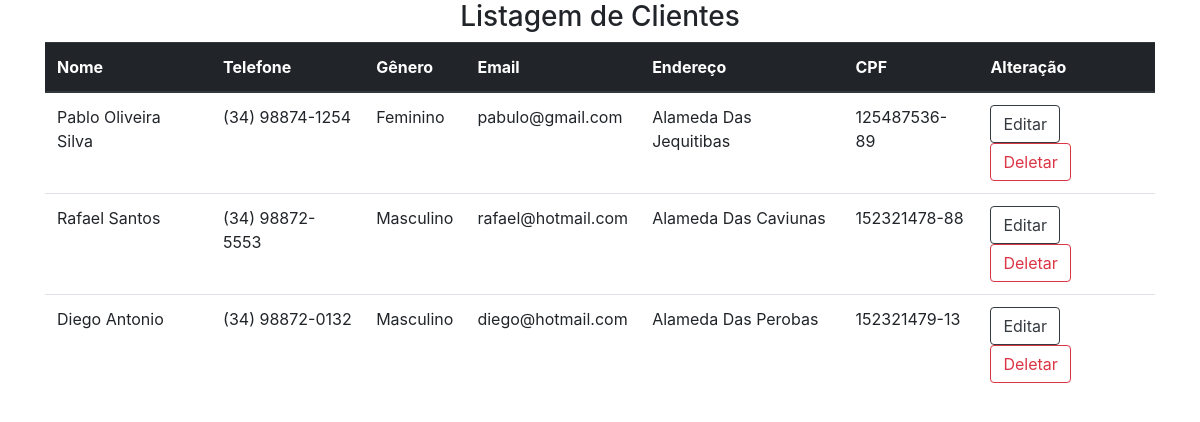
The page /listarCliente.php on the database its author committed.
### tables this page shows
CREATE TABLE IF NOT EXISTS `cliente` (
  `idCliente` int(11) NOT NULL AUTO_INCREMENT,
  `nomeCliente` varchar(70) NOT NULL,
  `telCliente` varchar(25) NOT NULL,
  `genCliente` varchar(25) NOT NULL,
  `emailCliente` varchar(75) NOT NULL,
  `endCliente` varchar(75) NOT NULL,
  `cpfCliente` varchar(15) NOT NULL,
  PRIMARY KEY (`idCliente`)
);

### listarCliente.php (the view, shortened to what this page needs)
<!DOCTYPE html>
<html lang="pt-br">
<head>
    <link rel="stylesheet" href="https://stackpath.bootstrapcdn.com/bootstrap/4.1.3/css/bootstrap.min.css">
    <link rel="stylesheet" href="css/style.css">
</head>
<body>
    <div class="container">
        <h3 style="text-align:center;">Listagem de Clientes</h3>
        <table class="table">
            <thead class="thead-dark">
                <tr>
                    <th scope="col">Nome</th>
                    <th scope="col">Telefone</th>
                    <th scope="col">Gênero</th>
                    <th scope="col">Email</th>
                    <th scope="col">Endereço</th>
                    <th scope="col">CPF</th>
                    <th scope="col">Alteração</th>
                </tr>
            </thead>
            <?php
            include 'conexao.php';
            $sql = "SELECT * FROM `cliente`";
            $buscar = mysqli_query($conexao, $sql);
            while ($array = mysqli_fetch_array($buscar)) {
                $idCliente      = $array["idCliente"];
                $nomeCliente    = $array["nomeCliente"];
                $telCliente     = $array["telCliente"];
                $genCliente     = $array["genCliente"];
                $emailCliente   = $array["emailCliente"];
                $endCliente     = $array["endCliente"];
                $cpfCliente     = $array["cpfCliente"];
            ?>
                <tr>
                    <td><?php echo $nomeCliente ?></td>
                    <td><?php echo $telCliente ?></td>
                    <td><?php echo $genCliente ?></td>
                    <td><?php echo $emailCliente ?></td>
                    <td><?php echo $endCliente ?></td>
                    <td><?php echo $cpfCliente ?></td>
                    <td><a class="btn btn-outline-dark" href="editarCliente.php?id=<?php echo $idCliente?>" role="button">Editar</a>
                    <a class="btn btn-outline-danger" href="deletarCliente.php?id=<?php echo $idCliente?>" role="button">Deletar</a></td>
                </tr>
            <?php } ?>
        </table>
    </div>
</body>
</html>

### css/style.css (style rules this page uses)
h3 { text-align: center; }

### rows shown on the page
cliente: nomeCliente "Pablo Oliveira Silva", telCliente "(34) 98874-1254", genCliente "Feminino", emailCliente "pabulo@gmail.com", endCliente "Alameda Das Jequitibas", cpfCliente "125487536-89"
cliente: nomeCliente "Rafael Santos", telCliente "(34) 98872-5553", genCliente "Masculino", emailCliente "rafael@hotmail.com", endCliente "Alameda Das Caviunas", cpfCliente "152321478-88"
cliente: nomeCliente "Diego Antonio", telCliente "(34) 98872-0132", genCliente "Masculino", emailCliente "diego@hotmail.com", endCliente "Alameda Das Perobas", cpfCliente "152321479-13"
